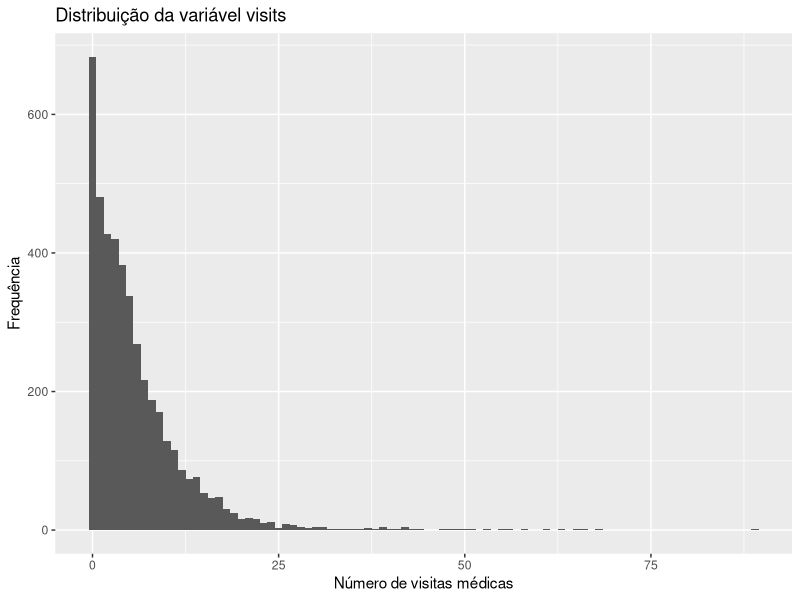
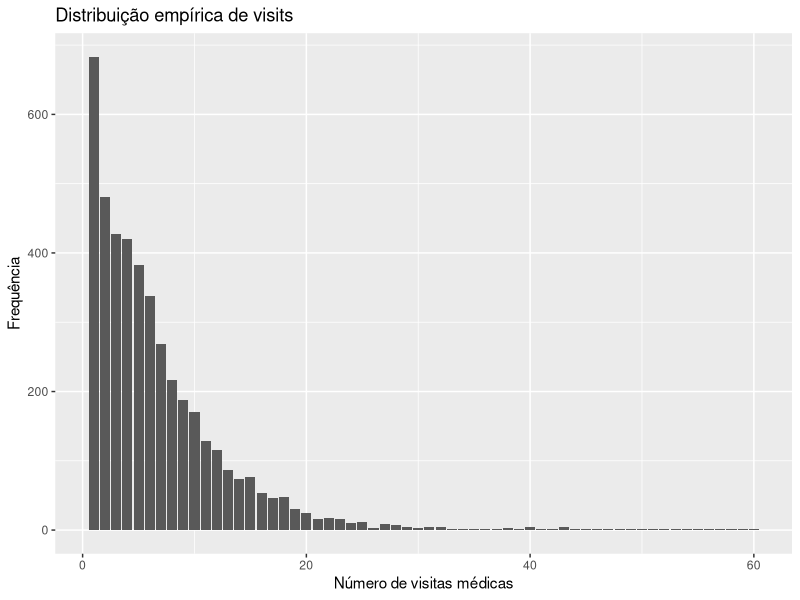
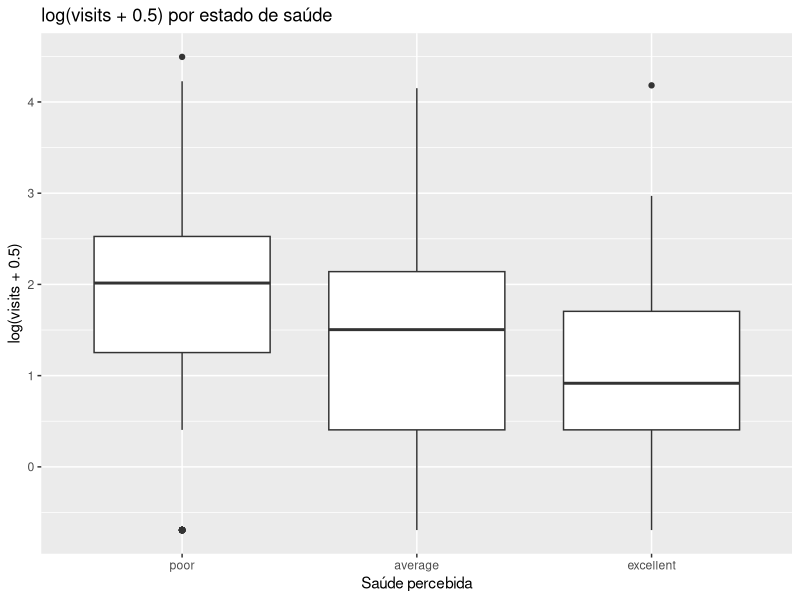
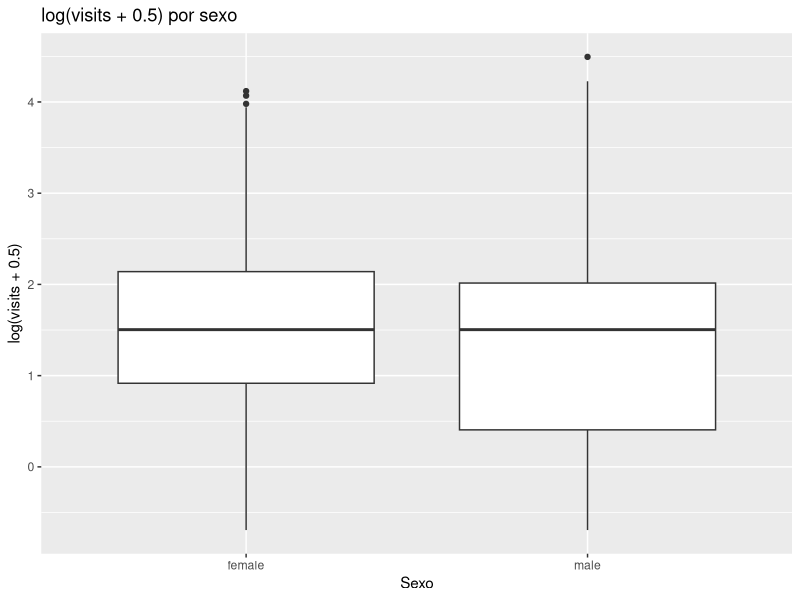
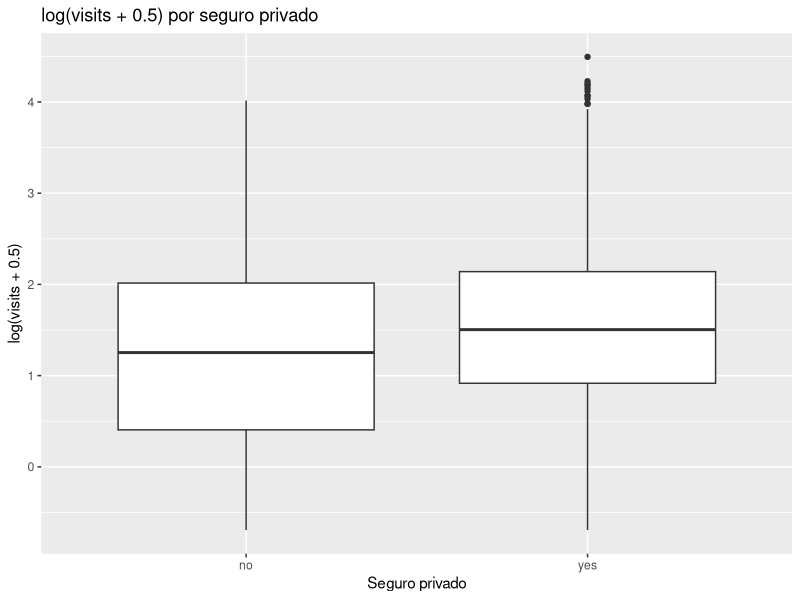
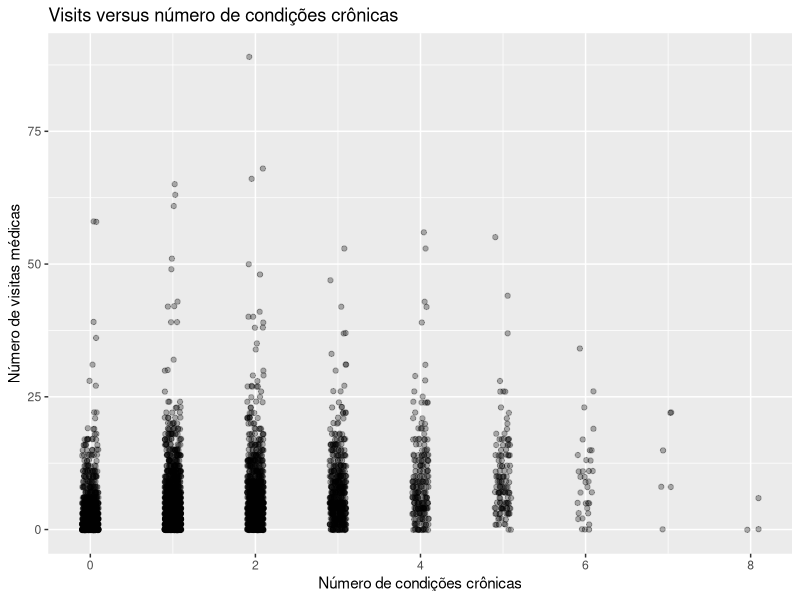
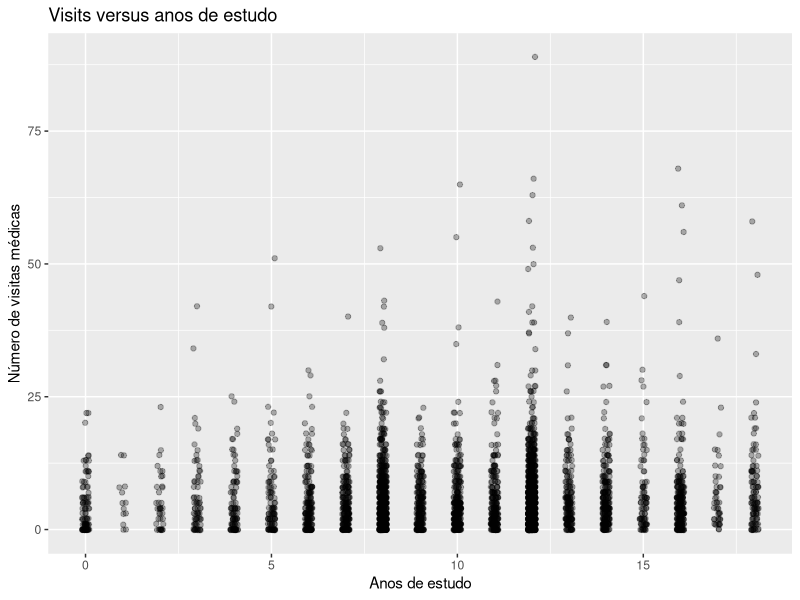

Recreate these plots in R, in order.
############################################################
# TESE - APLICAÇÃO EMPÍRICA COM A BASE NMES1988
# Autor: Suélio Alves de Moura
# Objetivo: Exploração, diagnóstico e comparação inicial
#           de modelos de contagem na base NMES1988
############################################################

# ==========================================================
# 1) Instalação e carregamento dos pacotes
# ==========================================================

# Instale apenas se necessário
install.packages(c("AER", "MASS", "pscl", "lmtest", "sandwich", "ggplot2", "dplyr"))

library(AER)       # base NMES1988 + dispersiontest()
library(MASS)      # glm.nb()
library(pscl)      # hurdle() e zeroinfl()
library(lmtest)    # coeftest(), lrtest(), vuong()
library(sandwich)  # matriz robusta
library(ggplot2)   # gráficos
library(dplyr)     # manipulação

# ==========================================================
# 2) Carregamento da base
# ==========================================================

data("NMES1988", package = "AER")

# Visualizar estrutura geral
str(NMES1988)
dim(NMES1988)
names(NMES1988)

# Resumo geral
summary(NMES1988)

# ==========================================================
# 3) Seleção do subconjunto sugerido na literatura do pacote
#    visits, health, chronic, gender, school, insurance
# ==========================================================

nmes <- NMES1988[, c("visits", "health", "chronic", "gender", "school", "insurance")]

# Verificar estrutura do subconjunto
str(nmes)
summary(nmes)

# Remover possíveis faltantes, se existirem
nmes <- na.omit(nmes)

# ==========================================================
# 4) Estatísticas descritivas da variável resposta
# ==========================================================

# Média e variância
media_visits <- mean(nmes$visits)
variancia_visits <- var(nmes$visits)

# Proporção de zeros
prop_zeros <- mean(nmes$visits == 0)

# Frequência absoluta dos valores de visits
freq_visits <- table(nmes$visits)

cat("Número de observações:", nrow(nmes), "\n")
cat("Média de visits:", media_visits, "\n")
cat("Variância de visits:", variancia_visits, "\n")
cat("Razão variância/média:", variancia_visits / media_visits, "\n")
cat("Proporção de zeros:", prop_zeros, "\n")

# ==========================================================
# 5) Tabela resumo para possível uso na tese
# ==========================================================

resumo_y <- data.frame(
  n = nrow(nmes),
  media = media_visits,
  variancia = variancia_visits,
  razao_var_media = variancia_visits / media_visits,
  proporcao_zeros = prop_zeros,
  min = min(nmes$visits),
  q1 = quantile(nmes$visits, 0.25),
  mediana = median(nmes$visits),
  q3 = quantile(nmes$visits, 0.75),
  max = max(nmes$visits)
)

print(resumo_y)

# ==========================================================
# 6) Gráficos exploratórios da variável resposta
# ==========================================================

# Histograma discreto
ggplot(nmes, aes(x = visits)) +
  geom_histogram(binwidth = 1, boundary = -0.5, closed = "right") +
  labs(
    title = "Distribuição da variável visits",
    x = "Número de visitas médicas",
    y = "Frequência"
  )

# Gráfico de barras da distribuição empírica
ggplot(as.data.frame(freq_visits), aes(x = as.numeric(Var1), y = Freq)) +
  geom_col() +
  labs(
    title = "Distribuição empírica de visits",
    x = "Número de visitas médicas",
    y = "Frequência"
  )

# ==========================================================
# 7) Gráficos exploratórios com covariáveis
# ==========================================================

# Boxplot por estado de saúde percebido
ggplot(nmes, aes(x = health, y = log(visits + 0.5))) +
  geom_boxplot() +
  labs(
    title = "log(visits + 0.5) por estado de saúde",
    x = "Saúde percebida",
    y = "log(visits + 0.5)"
  )

# Boxplot por sexo
ggplot(nmes, aes(x = gender, y = log(visits + 0.5))) +
  geom_boxplot() +
  labs(
    title = "log(visits + 0.5) por sexo",
    x = "Sexo",
    y = "log(visits + 0.5)"
  )

# Boxplot por seguro privado
ggplot(nmes, aes(x = insurance, y = log(visits + 0.5))) +
  geom_boxplot() +
  labs(
    title = "log(visits + 0.5) por seguro privado",
    x = "Seguro privado",
    y = "log(visits + 0.5)"
  )

# Relação com número de doenças crônicas
ggplot(nmes, aes(x = chronic, y = visits)) +
  geom_jitter(height = 0.1, width = 0.1, alpha = 0.3) +
  labs(
    title = "Visits versus número de condições crônicas",
    x = "Número de condições crônicas",
    y = "Número de visitas médicas"
  )

# Relação com anos de estudo
ggplot(nmes, aes(x = school, y = visits)) +
  geom_jitter(height = 0.1, width = 0.1, alpha = 0.3) +
  labs(
    title = "Visits versus anos de estudo",
    x = "Anos de estudo",
    y = "Número de visitas médicas"
  )

# ==========================================================
# 8) Ajuste do modelo de Poisson
# ==========================================================

mod_pois <- glm(
  visits ~ health + chronic + gender + school + insurance,
  data = nmes,
  family = poisson(link = "log")
)

summary(mod_pois)

# Erros-padrão robustos
coeftest(mod_pois, vcov = sandwich)

# ==========================================================
# 9) Teste de dispersão
#    Se rejeitar equidispersão, Poisson fica inadequado
# ==========================================================

dispersiontest(mod_pois)
dispersiontest(mod_pois, trafo = 2)

# ==========================================================
# 10) Ajuste do modelo Binomial Negativa
# ==========================================================

mod_nb <- glm.nb(
  visits ~ health + chronic + gender + school + insurance,
  data = nmes
)

summary(mod_nb)

# Comparação Poisson vs NB
AIC(mod_pois, mod_nb)
BIC(mod_pois, mod_nb)
lrtest(mod_pois, mod_nb)

# ==========================================================
# 11) Ajuste de modelos com zeros em excesso
# ==========================================================

# Modelo hurdle binomial negativa
mod_hurdle_nb <- hurdle(
  visits ~ health + chronic + gender + school + insurance |
    chronic + gender + school + insurance,
  data = nmes,
  dist = "negbin"
)

summary(mod_hurdle_nb)

# Modelo zero-inflated binomial negativa
mod_zinb <- zeroinfl(
  visits ~ health + chronic + gender + school + insurance |
    chronic + gender + school + insurance,
  data = nmes,
  dist = "negbin"
)

summary(mod_zinb)

# ==========================================================
# 12) Comparação entre modelos
# ==========================================================

AIC(mod_pois, mod_nb, mod_hurdle_nb, mod_zinb)
BIC(mod_pois, mod_nb, mod_hurdle_nb, mod_zinb)

# Comparação não aninhada entre hurdle e ZINB
vuong(mod_hurdle_nb, mod_zinb)

# ==========================================================
# 13) Valores ajustados e zeros observados vs esperados
# ==========================================================

# Função auxiliar para proporção esperada de zeros
prop_zero_poisson <- mean(dpois(0, lambda = fitted(mod_pois)))

# Para NB:
# probabilidade de zero para cada observação usando parâmetros ajustados
mu_nb <- fitted(mod_nb)
theta_nb <- mod_nb$theta
prop_zero_nb <- mean((theta_nb / (theta_nb + mu_nb))^theta_nb)

prop_zero_obs <- mean(nmes$visits == 0)

cat("Proporção observada de zeros:", prop_zero_obs, "\n")
cat("Proporção esperada de zeros - Poisson:", prop_zero_poisson, "\n")
cat("Proporção esperada de zeros - NB:", prop_zero_nb, "\n")

# ==========================================================
# 14) Tabela comparativa final
# ==========================================================

comparacao_modelos <- data.frame(
  Modelo = c("Poisson", "Binomial Negativa", "Hurdle NB", "ZINB"),
  AIC = c(AIC(mod_pois), AIC(mod_nb), AIC(mod_hurdle_nb), AIC(mod_zinb)),
  BIC = c(BIC(mod_pois), BIC(mod_nb), BIC(mod_hurdle_nb), BIC(mod_zinb)),
  LogLik = c(logLik(mod_pois), logLik(mod_nb), logLik(mod_hurdle_nb), logLik(mod_zinb))
)

print(comparacao_modelos)

# ==========================================================
# 15) Exportar resultados
# ==========================================================

write.csv(resumo_y, "resumo_variavel_visits_NMES1988.csv", row.names = FALSE)
write.csv(comparacao_modelos, "comparacao_modelos_NMES1988.csv", row.names = FALSE)

# ==========================================================
# 16) Objeto final para sua tese
#     Aqui ficará fácil substituir pelo seu próprio modelo
# ==========================================================

# Exemplo de fórmula-base:
formula_base <- visits ~ health + chronic + gender + school + insurance

# Você poderá usar:
# - nmes$visits como variável resposta
# - as covariáveis acima como estrutura explicativa
# - comparar seu modelo com Poisson, NB, hurdle e ZINB
